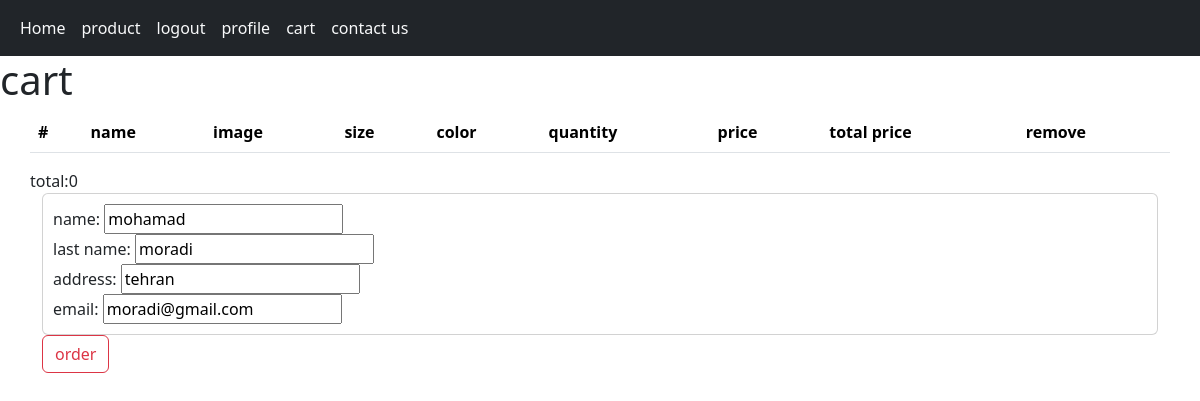
The app's page /cart/ (signed in), older data.
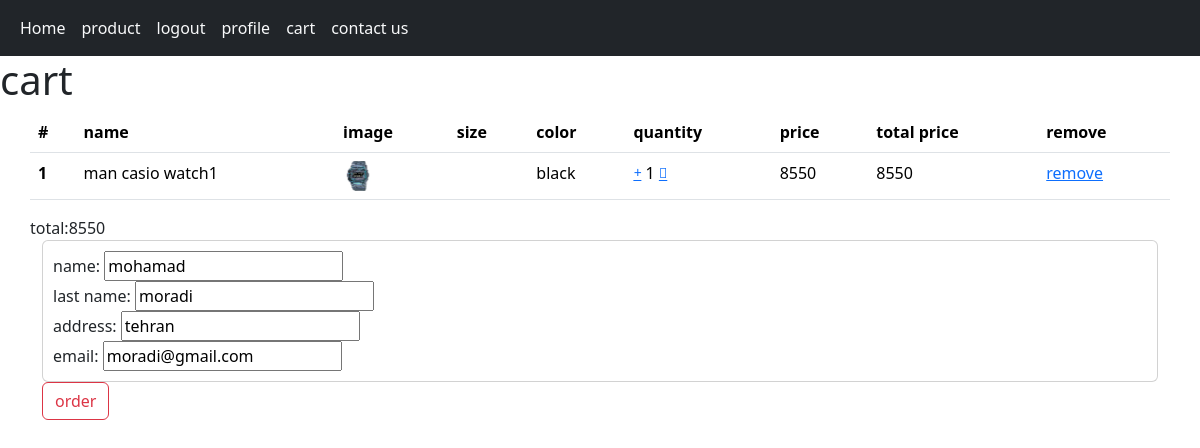
The same page, newer data.
### cart/models.py (models this page shows, shortened)
class Cart(models.Model):
    product = models.ForeignKey(Product,on_delete = models.CASCADE)
    user = models.ForeignKey(User,on_delete = models.CASCADE)
    variants = models.ForeignKey(Variant,on_delete = models.CASCADE ,  null = True, blank = True)
    quantity = models.PositiveIntegerField()

### home/models.py (models this page shows, shortened)
class Product(models.Model):
    Category = models.ManyToManyField(Category, blank=True)
    VARIANT = (('None', 'none'),
               ('Size', 'size'),
               ('Color', 'color'),
    )
    name = models.CharField(max_length=200)
    amount = models.PositiveIntegerField()
    num_view = models.IntegerField(default = 0)
    view = models.ManyToManyField(User,blank = True,related_name='product_view')
    unit_price = models.PositiveIntegerField()
    discount = models.PositiveIntegerField()
    total_price = models.PositiveIntegerField(blank=True, null=True)
    information = RichTextUploadingField(blank=True, null=True)
    create = models.DateTimeField(auto_now_add=True)
    update = jmodels.jDateTimeField(auto_now=True)
    tags = TaggableManager(blank=True)
    status = models.CharField(max_length=200, blank=True, null=True, choices=VARIANT)
    image = models.ImageField(upload_to='product')
    brand = models.ForeignKey('Brand',on_delete = models.CASCADE,blank = True,null = True)
    color = models.ManyToManyField('Color',blank = True)
    size = models.ManyToManyField('Size',blank = True)
    available = models.BooleanField(default=True)
    like = models.ManyToManyField(User,blank = True,related_name = 'product_like')
    total_like = models.IntegerField(default=0)
    unlike = models.ManyToManyField(User,blank = True,related_name = 'product_unlike')
    total_unlike = models.IntegerField(default=0)
    favourite = models.ManyToManyField(User,blank = True,related_name='fa_user')
    total_favourite = models.IntegerField(default = 0)
    sell = models.IntegerField(default = 0)
    change = models.BooleanField(default = True)
    def total_like(self):
        return self.like.count()
    def total_unlike(self):
        return self.unlike.count()
    @property
    def total_price(self):
        if not self.discount:
            return self.unit_price
        elif self.discount:
            total = (self.discount*self.unit_price)/100
            return int(self.unit_price - total)
        return self.total_price

class Variant(models.Model):
    name = models.CharField(max_length=100,blank=True, null=True)
    product_variant = models.ForeignKey(Product,on_delete = models.CASCADE)
    size_variant = models.ForeignKey(Size,on_delete = models.CASCADE,null = True,blank = True)
    color_variant = models.ForeignKey(Color,on_delete = models.CASCADE,null = True,blank = True)
    update = jmodels.jDateTimeField(auto_now=True)
    amount = models.PositiveIntegerField()
    unit_price = models.PositiveIntegerField()
    discount = models.PositiveIntegerField()
    total_price = models.PositiveIntegerField(blank=True, null=True)
    change = models.BooleanField(default = True)
    @property
    def total_price(self):
        if not self.discount:
            return self.unit_price
        elif self.discount:
            total = (self.discount*self.unit_price)/100
            return int(self.unit_price - total)
        return self.total_price

class Color(models.Model):
    name = models.CharField(max_length=100,blank=True, null=True)

### cart/views.py (the view)
# urls.py: path('', views.cart_detail, name='cart_detail'),
def cart_detail(request):
    cart = Cart.objects.filter(user_id=request.user.id)
    form = OrderForm
    total = 0
    user = request.user
    for p in cart:
        if p.product.status != 'None':
            total += p.variants.total_price * p.quantity
        else:
            total += p.product.total_price*p.quantity
    return render(request,'cart/cart.html',{'cart':cart,'total':total,'form':form,'user':user})

### cart/templates/cart/cart.html (shortened to what this page needs)
{% extends 'main.html' %} {% block title %}cart{% endblock %} {% block body %}
<h1>cart</h1>
<div class="container">
  <div class="row">
    <table class="table">
      <thead>
        <tr>
          <th scope="col">#</th>
          <th scope="col">name</th>
          <th scope="col">image</th>
          <th scope="col">size</th>
          <th scope="col">color</th>
          <th scope="col">quantity</th>
          <th scope="col">price</th>
          <th scope="col">total price</th>
          <th scope="col">remove</th>
        </tr>
      </thead>
      <tbody>
        {% for c in cart %}
        <tr>
          <th scope="row">{{forloop.counter}}</th>
          <td>{{c.product.name}}</td>
          <td>
            <img
              src="{{c.product.image.url}}"
              style="height: 30px; width: 30px"
              alt=""
            />
          </td>
          <td>
          </td>
          <td>{{c.variants.color_variant.name}}</td>
          <td>
            <a href = "{% url 'cart:add_single' c.id %}"><i class="fa-duotone fa-plus fa-sm" style="--fa-primary-color: #005cfa; --fa-secondary-color: #005cfa;"></i></a>
            {{c.quantity}}
            <a href = "{% url 'cart:remove_single' c.id %}"><i class="fad fa-minus fa-sm" style="--fa-primary-color: #005eff; --fa-secondary-color: #005eff;"></i></a></td>
          <td>
            {% if c.products.status != 'None' %}
            {{c.variants.total_price}}{%else%}
            {{c.products.total_price}}{%endif%}
          </td>
          <td>
            {% if c.products.status != 'None' %}
            {% widthratio c.variants.total_price 1 c.quantity %} {%else%}
            {% widthratio c.products.total_price 1 c.quantity %}{%endif%}
          </td>
          <td><a href="{% url 'cart:remove_cart' c.id %}">remove</a></td>
        </tr>
      </tbody>
      {% endfor %}
    </table>
    total:{{total}}
  </div>
  <div class="row">
    <form method="post" action="{% url 'order:order_create' %}">
      <div class="card" style="padding: 10px; background-color: grown">
        <label for=""
          >name:
          <input type="text" name="f_name" value="{{user.first_name}}" required
        /></label>
        <label for=""
          >last name:
          <input type="text" name="l_name" value="{{user.last_name}}" required
        /></label>
        <label for=""
          >address:
          <input
            type="text"
            name="address"
            value="{{user.profile.address}}"
            required
        /></label>
        <label for=""
          >email:
          <input type="text" name="email" value="{{user.email}}" required
        /></label>
      </div>
      <button type="submit" class="btn btn-outline-danger">order</button>
    </form>
  </div>
</div>
{% endblock %}

Row changes from the older to the newer data that the page shows:
added Cart: product.name "man casio watch1", product.image (picture), variants.color_variant.name "black", quantity "1", variants.total_price "8550", variants+quantity "8550"
Text that changed along with them:
{{ total }}: "0" → "8550"
